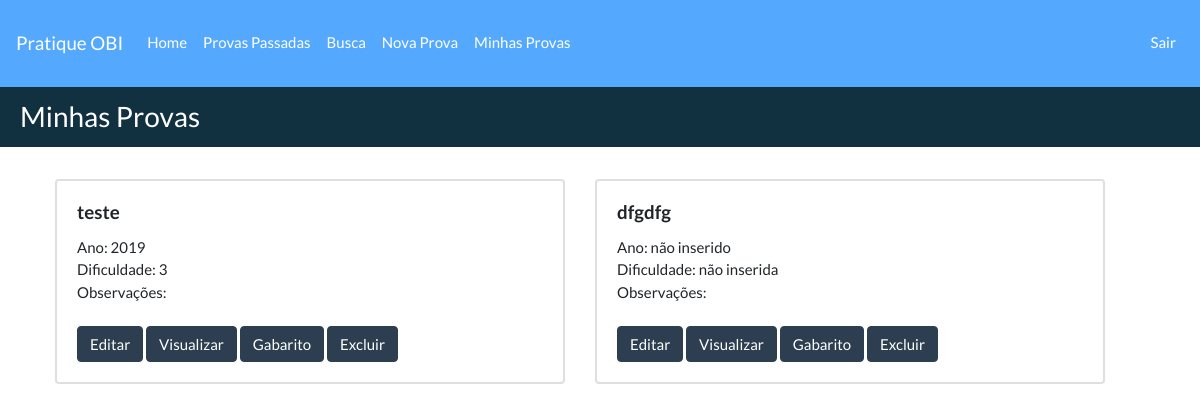
Screenshot of /usuario/minhasprovas/ (signed in) with the database file from the repository.
### provasobi/models.py (models this page shows, shortened)
class ProvaPerson(models.Model):
    autor = models.ForeignKey(Profile, on_delete=models.CASCADE, default='')
    codprovaperson = models.IntegerField(db_column='codProvaPerson', null=True, default='0')
    titulo = models.TextField(db_column='titulo', blank=True, null=True, default='')
    ano = models.CharField(db_column='ano', max_length=20, blank=True, null=True, default='')
    dificuldade = models.IntegerField(db_column='dificuldade', blank=True, null=True, default=0)
    observacoes = models.TextField(db_column='observacoes', blank=True, null=True, default='')
    questoes = models.ManyToManyField(Questao, blank='True')
    class Meta:
        verbose_name_plural = 'Provas personalizadas'
        verbose_name = 'Prova personalizada'

### usuarios/views.py (the view)
# urls.py: path('minhasprovas/', provasperson, name='provasperson'),
def provasperson(request):
    provas = ProvaPerson.objects.filter(autor=request.user.profile)
    return render(request, 'minhasprovas.html', {'provas': provas})

### templates/minhasprovas.html
{% extends 'base2.html' %}
{% load static %}
{% block titulo %}
    Minhas Provas
{% endblock %}
{% block container %}
    {% if not provas %}
        <p>Você ainda não tem provas cadastradas.</p>
    {% else %}
    <ul class="list-group product-category-all">
    <div class="container">
    <div class="row">
        {% for prova in provas %}
      <div class="col-sm-6 mt-3">
        <div class="card">
          <div class="card-body">
              <h5 class="card-title"><b>{{ prova.titulo }}</b></h5>
            <p class="card-text">
                {% if prova.ano == None %}
                    Ano: não inserido</br>
                {% else %}
                    Ano: {{prova.ano}}</br>
                {% endif %}
                {% if prova.dificuldade == None %}
                    Dificuldade: não inserida</br>
                {% elif prova.dificuldade == 0 %}
                    Dificuldade: não inserida</br>
                {% else %}
                    Dificuldade: {{prova.dificuldade}}</br>
                {% endif %}
                Observações: {{prova.observacoes}}</br></br>
                <a href="{% url 'usuarios_obi:provaperson_edit' prova.pk %}" class="btn btn-primary" role="button" >Editar</a>
                <a href="{% url 'usuarios_obi:provaperson_pronta' prova.pk %}" class="btn btn-primary" role="button" >Visualizar</a>
                <a href="{% url 'usuarios_obi:url_gabarito' prova.pk %}" class="btn btn-primary" role="button" >Gabarito</a>
                <a href="{% url 'usuarios_obi:provaperson_excluir' prova.pk %}" class="btn btn-primary" role="button" >Excluir</a>
            </p>
          </div>
        </div>
      </div>
          {% endfor%}
      </div>
    </div>
    {% endif %}
    </ul>
{% endblock %}

### rows the page displays
ProvaPerson: titulo "teste", ano "2019", dificuldade "3"
ProvaPerson: titulo "dfgdfg", shows "Ano: não inserido", shows "Dificuldade: não inserida"
